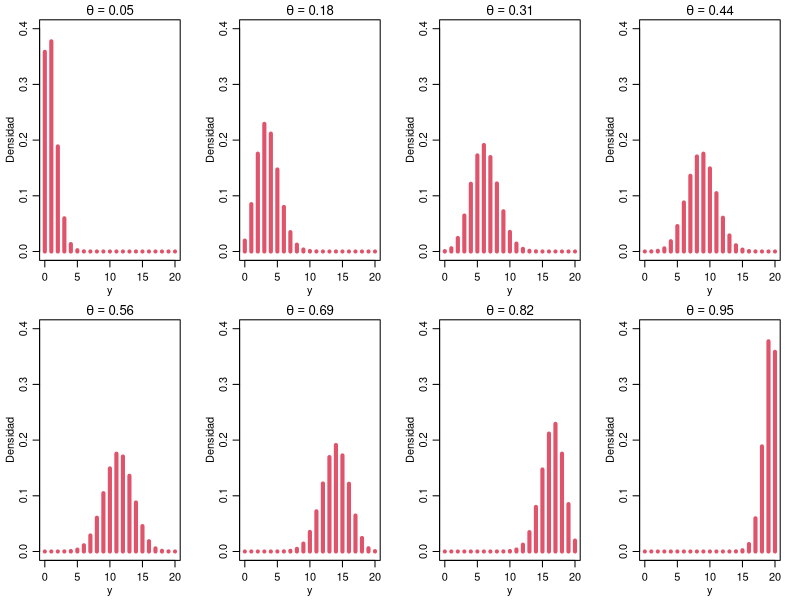
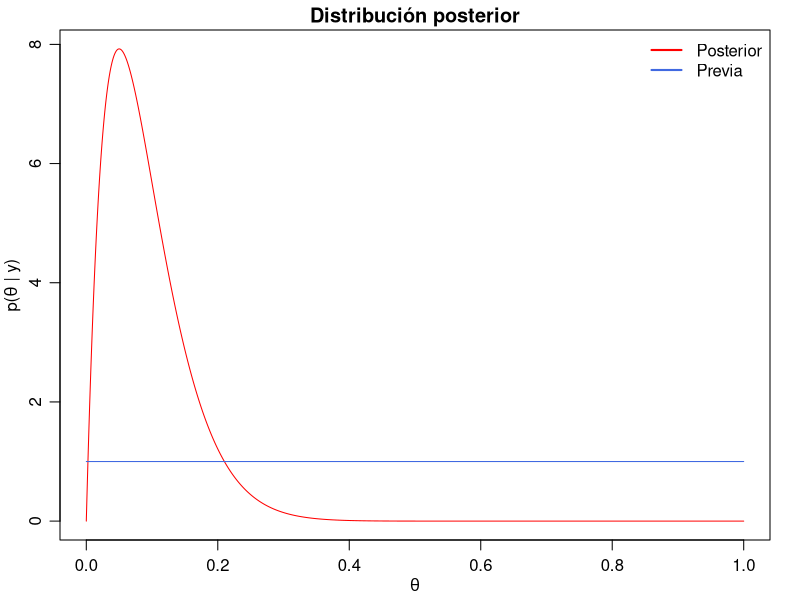

Write the R code that produced these figures, in order.
## ---- chunk 1
knitr::opts_chunk$set(echo = TRUE)
## ---- chunk 2
n <- 20
m <- 8
theta <- seq(from = 0.05, to = 0.95, length = m) 
par(mfrow = c(2,4), mar = c(3,3,1.5,1.5), mgp = c(1.75,0.75,0)) 
for (i in 1:m) 
  plot(x = 0:n, y = dbinom(x = 0:n, size = n, prob = theta[i]), type = "h", lwd = 4, col = 2, xlab = "y", ylab = "Densidad", main = bquote(theta==.(round(theta[i],2))), ylim = c(0, 0.4))
## ---- chunk 3
a <- 1
b <- 1
n <- 20
y <- 1
par(mfrow = c(1,1), mar = c(3,3,1.5,1.5), mgp = c(1.75,0.75,0))
curve(expr = dbeta(x, shape1 = a+y, shape2 = b+n-y), from = 0, to = 1, n = 1000, col = "red", xlab = expression(theta), ylab = expression(paste("p","(",theta," | ",y,")",sep="")), main = "Distribución posterior")
curve(expr = dbeta(x, shape1 = a, shape2 = b), n = 1000, col = "royalblue", add = T)
legend("topright", legend = c("Posterior","Previa"), col = c("red","royalblue"), lty = 1, lwd = 2, bty = "n")
